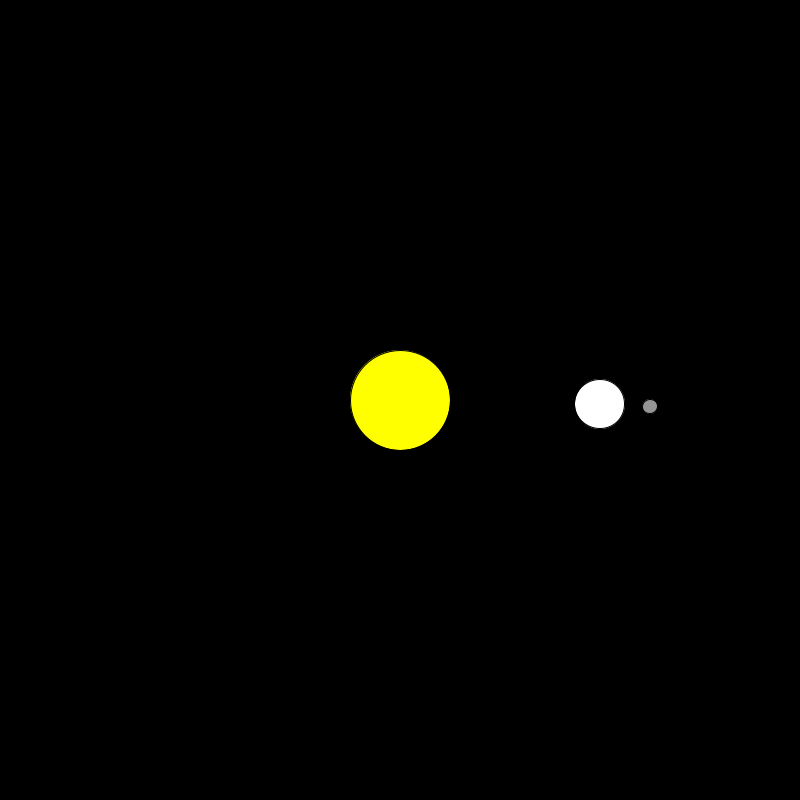
Frame 1 (no input)
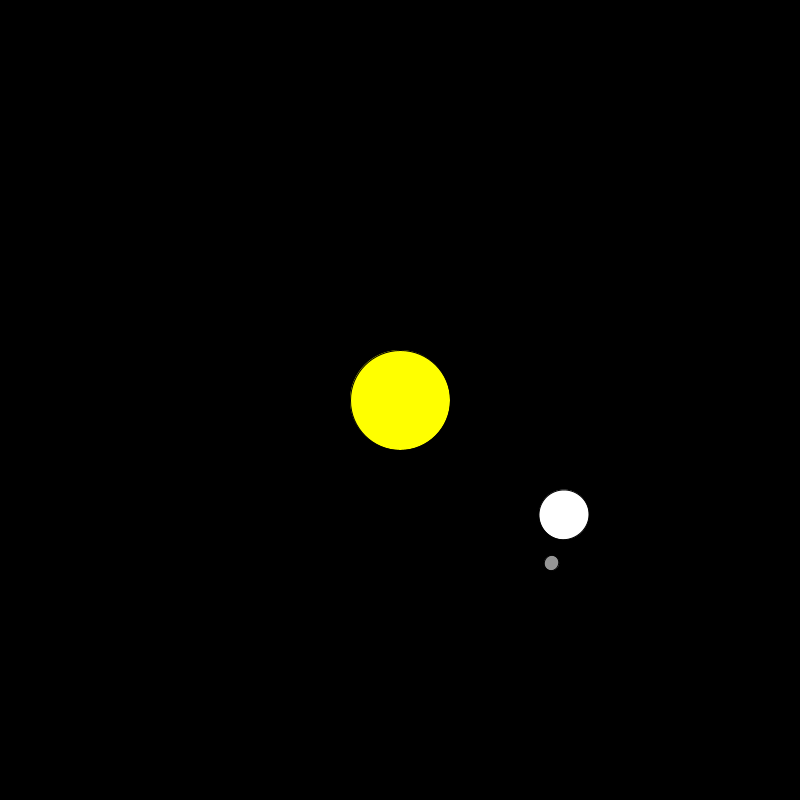
Frame 60 (the mouse pressed at the canvas centre just before this capture)
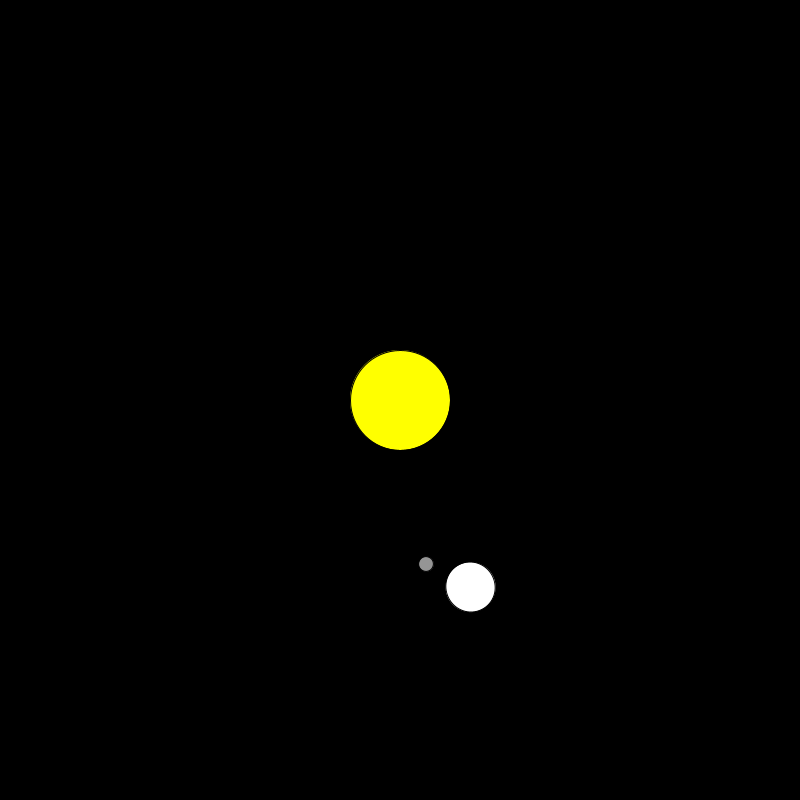
Frame 120 (the mouse held since frame 60 and released just before this capture)

The Processing sketch that drew these frames (run headless with seeded random() and noise(); from frame 60 on, the mouse is pressed at the canvas centre):

// Processing sketch: TestPlanet
// ── TestPlanet.pde
Planet earth;
Moon moon;

void setup()
{
  size(800, 800);  

  // add tester code here - create a planet & moon object, call some of its methods, etc.
  moon = new Moon("moon55", 7.5, 50, 2, 28);
  earth = new Planet("earth", 25, 200, 1, moon);

  println(earth.getMoon().getName());
  println(earth.getMoon().getOrbitalPeriod());
  println(earth.getMoonName());
  println(earth.getMoonRadius());
}

void draw()
{
  background(0, 0, 0);
  fill(255, 255, 0);
  ellipse(width/2, height/2, 100, 100);  
  translate(width/2, height/2);

  earth.display();
}
// ── Moon.pde
public class Moon
{
  private float angle=0.01;
  // add class member variables here
  private String name;
  private float radius;
  private float distance;
  private float speed;
  private int orbitalPeriod;



  // add constructor here
  public Moon(String name, float radius, float distance, float speed, int orbitalPeriod)
  {
    this.name=name;
    this.radius=radius;
    this.distance=distance;
    this.speed=speed;
    this.orbitalPeriod=orbitalPeriod;
  }
  // add other methods here
  public String getName()
  {
    return name;
  }
  public float getRadius()
  {
    return radius;
  }
  public float getDistance()
  {
    return distance;
  }
  public float getSpeed()
  {
    return speed;
  }
  public int getOrbitalPeriod()
  {
    return orbitalPeriod;
  }
  public void setOrbitalPeriod(int orbitalPeriod)
  {
    this.orbitalPeriod=orbitalPeriod;
  }
  public void setName(String name)
  {
    this.name=name;
  }

  public String toString()
  {
    return "Moon : " + getName() + " (Orbit= " + getOrbitalPeriod() + ");";
  }
  // This will display the moon when other code is completed.  You don't need to understand this code.
  public void display()
  {
    angle=angle+(0.01*speed);
    pushMatrix();
    rotate(angle);
    translate(distance, 0);
    fill(149, 149, 149);
    ellipse(0, 0, radius*2, radius*2);
    popMatrix();
  }

}
// ── Planet.pde
public class Planet
{
  private float angle=0.01;
  // add class member variables here
  private Moon moon;
  private String name;
  private float radius;
  private float distance;
  private float speed;




  // add constructor here
  public Planet(String name, float radius, float distance, float speed, Moon moon)
  {
    this.name=name;
    this.radius=radius;
    this.distance=distance;
    this.speed=speed;
    this.moon=moon;
  }

  // add other methods here
  public String getName()
  {
    return name;
  }
  public float getRadius()
  {
    return radius;
  }
  public float getDistance()
  {
    return distance;
  }
  public float getSpeed()
  {
    return speed;
  }
  public Moon getMoon()
  {
    return moon;
  }
  public void setRadius(float radius)
  {
    this.radius=radius;
  }
  public String toString()
  {
    return "Planet: " + getName() + "(r= " + getDistance() + "); Moon: " + getMoon() + "orbit=" + moon.getOrbitalPeriod() +");";
  }
  // This will display the moon when other code is completed.  You don't need to understand this code.
  public void display()
  {
    angle=angle+(0.01*speed);
    pushMatrix();
    rotate(angle);
    translate(distance, 0);
    fill(255, 255, 255);
    ellipse(0, 0, radius*2, radius*2);    
    moon.display();    
    popMatrix();
  }
   public String getMoonName()
  {
     return moon.getName(); 
  }
  public float getMoonRadius()
  {
     return moon.getRadius(); 
  }
}
